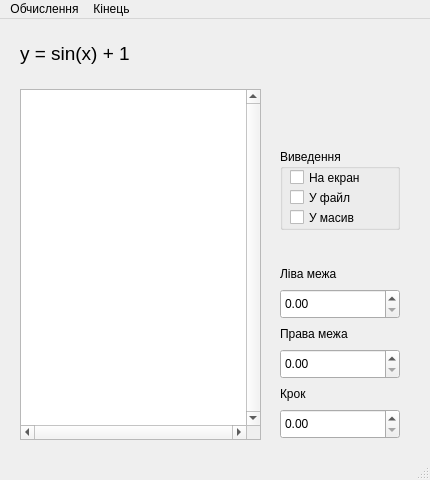
<?xml version="1.0" encoding="UTF-8"?>
<ui version="4.0">
 <class>MainWindow</class>
 <widget class="QMainWindow" name="MainWindow">
  <property name="geometry">
   <rect>
    <x>0</x>
    <y>0</y>
    <width>430</width>
    <height>480</height>
   </rect>
  </property>
  <property name="windowTitle">
   <string>MainWindow</string>
  </property>
  <widget class="QWidget" name="centralwidget">
   <widget class="QDoubleSpinBox" name="LeftBorder">
    <property name="geometry">
     <rect>
      <x>280</x>
      <y>270</y>
      <width>120</width>
      <height>30</height>
     </rect>
    </property>
   </widget>
   <widget class="QDoubleSpinBox" name="RightBorder">
    <property name="geometry">
     <rect>
      <x>280</x>
      <y>330</y>
      <width>120</width>
      <height>30</height>
     </rect>
    </property>
   </widget>
   <widget class="QDoubleSpinBox" name="Step">
    <property name="geometry">
     <rect>
      <x>280</x>
      <y>390</y>
      <width>120</width>
      <height>30</height>
     </rect>
    </property>
   </widget>
   <widget class="QLabel" name="label">
    <property name="geometry">
     <rect>
      <x>280</x>
      <y>240</y>
      <width>120</width>
      <height>30</height>
     </rect>
    </property>
    <property name="text">
     <string>Ліва межа</string>
    </property>
   </widget>
   <widget class="QLabel" name="label_2">
    <property name="geometry">
     <rect>
      <x>280</x>
      <y>300</y>
      <width>120</width>
      <height>30</height>
     </rect>
    </property>
    <property name="text">
     <string>Права межа</string>
    </property>
   </widget>
   <widget class="QLabel" name="label_3">
    <property name="geometry">
     <rect>
      <x>280</x>
      <y>360</y>
      <width>120</width>
      <height>30</height>
     </rect>
    </property>
    <property name="text">
     <string>Крок</string>
    </property>
   </widget>
   <widget class="QLabel" name="FunctionLabel">
    <property name="geometry">
     <rect>
      <x>20</x>
      <y>20</y>
      <width>130</width>
      <height>30</height>
     </rect>
    </property>
    <property name="font">
     <font>
      <family>Arial</family>
     </font>
    </property>
    <property name="text">
     <string>&lt;html&gt;&lt;head/&gt;&lt;body&gt;&lt;p&gt;&lt;span style=&quot; font-size:14pt;&quot;&gt;y = sin(x) + 1&lt;/span&gt;&lt;/p&gt;&lt;/body&gt;&lt;/html&gt;</string>
    </property>
   </widget>
   <widget class="QTextEdit" name="Output">
    <property name="geometry">
     <rect>
      <x>20</x>
      <y>70</y>
      <width>241</width>
      <height>351</height>
     </rect>
    </property>
    <property name="verticalScrollBarPolicy">
     <enum>Qt::ScrollBarAlwaysOn</enum>
    </property>
    <property name="horizontalScrollBarPolicy">
     <enum>Qt::ScrollBarAlwaysOn</enum>
    </property>
   </widget>
   <widget class="QGroupBox" name="groupBox">
    <property name="geometry">
     <rect>
      <x>280</x>
      <y>130</y>
      <width>120</width>
      <height>81</height>
     </rect>
    </property>
    <property name="title">
     <string>Виведення</string>
    </property>
    <widget class="QCheckBox" name="PrintOnScreen">
     <property name="geometry">
      <rect>
       <x>10</x>
       <y>20</y>
       <width>70</width>
       <height>17</height>
      </rect>
     </property>
     <property name="text">
      <string>На екран</string>
     </property>
    </widget>
    <widget class="QCheckBox" name="PrintInFile">
     <property name="geometry">
      <rect>
       <x>10</x>
       <y>40</y>
       <width>70</width>
       <height>17</height>
      </rect>
     </property>
     <property name="text">
      <string>У файл</string>
     </property>
    </widget>
    <widget class="QCheckBox" name="PrintInArray">
     <property name="geometry">
      <rect>
       <x>10</x>
       <y>60</y>
       <width>70</width>
       <height>17</height>
      </rect>
     </property>
     <property name="text">
      <string>У масив</string>
     </property>
    </widget>
   </widget>
  </widget>
  <widget class="QMenuBar" name="menubar">
   <property name="geometry">
    <rect>
     <x>0</x>
     <y>0</y>
     <width>430</width>
     <height>21</height>
    </rect>
   </property>
   <widget class="QMenu" name="menu">
    <property name="title">
     <string>Обчислення</string>
    </property>
    <addaction name="Tabulate"/>
    <addaction name="Clear"/>
   </widget>
   <widget class="QMenu" name="menu_2">
    <property name="title">
     <string>Кінець</string>
    </property>
    <addaction name="About"/>
    <addaction name="Exit"/>
   </widget>
   <addaction name="menu"/>
   <addaction name="menu_2"/>
  </widget>
  <widget class="QStatusBar" name="statusbar"/>
  <action name="Tabulate">
   <property name="text">
    <string>Протабулювати</string>
   </property>
  </action>
  <action name="Clear">
   <property name="text">
    <string>Отчистити поля</string>
   </property>
  </action>
  <action name="About">
   <property name="text">
    <string>Про програму</string>
   </property>
  </action>
  <action name="Exit">
   <property name="text">
    <string>Кінець</string>
   </property>
  </action>
 </widget>
 <resources/>
 <connections/>
</ui>
